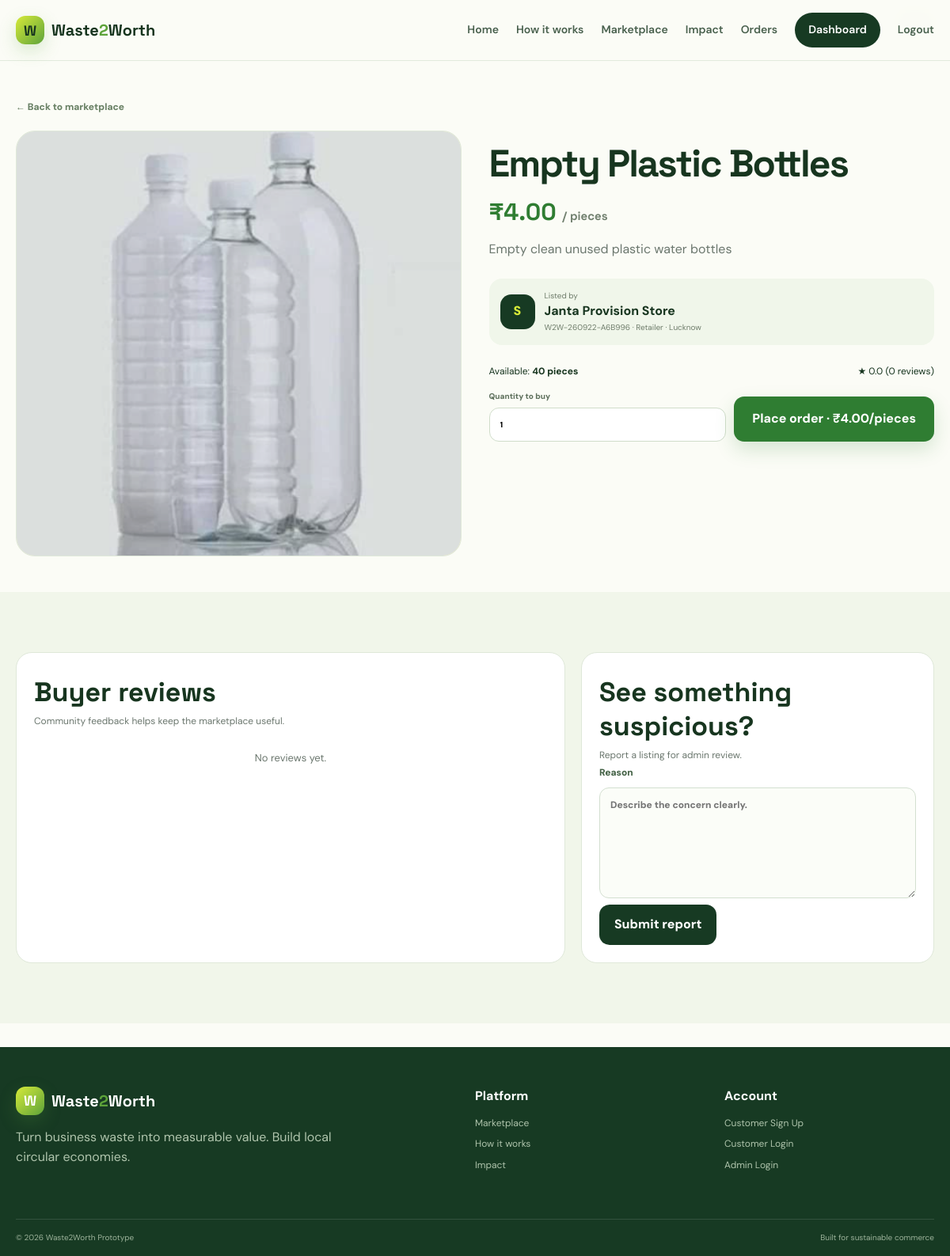
The page /listing/1 (signed in) on the database its author committed.
### tables this page shows
CREATE TABLE listings (
            id INTEGER PRIMARY KEY AUTOINCREMENT,
            store_id INTEGER NOT NULL,
            item_name TEXT NOT NULL,
            category TEXT NOT NULL,
            about_item TEXT NOT NULL,
            quantity REAL NOT NULL CHECK(quantity > 0),
            unit TEXT NOT NULL,
            price REAL NOT NULL CHECK(price >= 0),
            image_filename TEXT,
            status TEXT NOT NULL DEFAULT 'active',
            created_at TEXT NOT NULL,
            updated_at TEXT NOT NULL,
            FOREIGN KEY(store_id) REFERENCES stores(id) ON DELETE CASCADE
        );

CREATE TABLE stores (
            id INTEGER PRIMARY KEY AUTOINCREMENT,
            user_id INTEGER UNIQUE NOT NULL,
            store_id TEXT UNIQUE NOT NULL,
            store_name TEXT NOT NULL,
            store_type TEXT NOT NULL,
            gst_id TEXT NOT NULL,
            license_no TEXT NOT NULL,
            address TEXT NOT NULL,
            city TEXT NOT NULL,
            pincode TEXT NOT NULL,
            owner_name TEXT NOT NULL,
            phone TEXT NOT NULL,
            created_at TEXT NOT NULL,
            FOREIGN KEY(user_id) REFERENCES users(id) ON DELETE CASCADE
        );

### app.py (the view)
@app.get("/listing/<int:listing_id>")
@customer_required
def listing_detail(listing_id: int):
    listing = query_db(
        """
        SELECT l.*, s.store_name, s.store_id AS public_store_id, s.city, s.address, s.store_type,
               u.name owner_name, u.is_blacklisted, COALESCE(AVG(r.rating),0) avg_rating, COUNT(r.id) review_count
        FROM listings l JOIN stores s ON s.id=l.store_id JOIN users u ON u.id=s.user_id
        LEFT JOIN reviews r ON r.listing_id=l.id WHERE l.id=? GROUP BY l.id
        """, (listing_id,), one=True)
    if not listing or listing["status"] != "active" or listing["is_blacklisted"]:
        abort(404)
    reviews = query_db(
        "SELECT r.*, u.name buyer_name FROM reviews r JOIN users u ON u.id=r.buyer_id WHERE r.listing_id=? ORDER BY r.created_at DESC",
        (listing_id,),
    )
    return render_template("listing_detail.html", listing=listing, reviews=reviews)

### app.py (called while the page is built)
def get_db() -> sqlite3.Connection:
    if "db" not in g:
        db = sqlite3.connect(app.config["DATABASE"])
        db.row_factory = sqlite3.Row
        db.execute("PRAGMA foreign_keys = ON")
        g.db = db
    return g.db

def query_db(query: str, args=(), one: bool = False):
    cur = get_db().execute(query, args)
    rows = cur.fetchall()
    cur.close()
    if one:
        return rows[0] if rows else None
    return rows

def current_user():
    if "user_id" not in session:
        return None
    user = query_db("SELECT * FROM users WHERE id = ?", (session["user_id"],), one=True)
    return user

def customer_required(fn):
    @wraps(fn)
    def wrapper(*args, **kwargs):
        user = current_user()
        if not user or user["role"] != "customer":
            flash("Please log in as a customer to continue.", "warning")
            return redirect(url_for("customer_login", next=request.path))
        if user["is_blacklisted"]:
            session.clear()
            flash("This account has been blacklisted. Contact the administrator for review.", "danger")
            return redirect(url_for("customer_login"))
        return fn(*args, **kwargs)
    return wrapper

def money(v: float) -> str:
    return f"₹{v:,.2f}"

@app.template_filter("money")
def money_filter(value):
    try:
        return money(float(value))
    except Exception:
        return "₹0.00"

@app.context_processor
def inject_globals():
    user = current_user()
    store = None
    if user and user["role"] == "customer":
        store = query_db("SELECT * FROM stores WHERE user_id = ?", (user["id"],), one=True)
    return {
        "current_user": user,
        "current_store": store,
        "categories": ["cardboard", "paper", "plastic", "glass", "metal", "textile", "organic", "e-waste", "other"],
        "material_factors": MATERIAL_FACTORS,
    }

### templates/listing_detail.html (shortened to what this page needs)
{% extends 'base.html' %}
{% block content %}
<section class="container detail-section"><a class="back-link" href="{{ url_for('buy') }}">← Back to marketplace</a><div class="detail-grid-main"><div class="detail-media">{% if listing.image_filename %}<img src="{{ url_for('static', filename='uploads/' ~ listing.image_filename) }}" alt="{{ listing.item_name }}">{% else %}<span class="material-emoji huge">{{ {'cardboard':'📦','paper':'📄','plastic':'🧴','glass':'🍾','metal':'🥫','textile':'👕','organic':'🍃','e-waste':'💻','other':'♻️'}.get(listing.category,'♻️') }}</span>{% endif %}</div><div class="detail-content"><span class="pill">{{ listing.category|title }}</span><h1>{{ listing.item_name }}</h1><p class="detail-price">{{ listing.price|money }} <small>/ {{ listing.unit }}</small></p><p class="detail-copy">{{ listing.about_item }}</p><div class="seller-box"><div class="seller-avatar">{{ listing.owner_name[:1]|upper }}</div><div><span>Listed by</span><strong>{{ listing.store_name }}</strong><small>{{ listing.public_store_id }} · {{ listing.store_type }} · {{ listing.city }}</small></div></div><div class="stock-line"><span>Available: <strong>{{ '%g'|format(listing.quantity) }} {{ listing.unit }}</strong></span><span>★ {{ '%.1f'|format(listing.avg_rating) }} ({{ listing.review_count }} reviews)</span></div><form method="post" action="{{ url_for('place_order', listing_id=listing.id) }}" class="buy-form"><label>Quantity to buy<input type="number" name="quantity" min="0.01" max="{{ listing.quantity }}" step="0.01" value="1" required></label><button class="btn btn-primary btn-lg" type="submit">Place order · {{ listing.price|money }}/{{ listing.unit }}</button></form></div></div></section>
<section class="section alt-section"><div class="container two-panel"><div class="panel"><div class="panel-head"><div><h2>Buyer reviews</h2><p>Community feedback helps keep the marketplace useful.</p></div></div>{% for r in reviews %}<div class="review"><div class="review-top"><strong>{{ r.buyer_name }}</strong><span>★ {{ r.rating }}/5</span></div><p>{{ r.comment }}</p><small>{{ r.created_at|datetime_short }}</small></div>{% else %}<div class="empty-inline">No reviews yet.</div>{% endfor %}</div><div class="panel report-panel"><div class="panel-head"><div><h2>See something suspicious?</h2><p>Report a listing for admin review.</p></div></div><form method="post" action="{{ url_for('report_listing', listing_id=listing.id) }}"><label>Reason<textarea name="reason" placeholder="Describe the concern clearly."></textarea></label><button class="btn btn-dark" type="submit">Submit report</button></form></div></div></section>
{% endblock %}

### static/css/style.css (style rules this page uses)
:root { --ink:#17351f;--muted:#6b776e;--paper:#fbfcf6;--card:#fff;--line:#dfe8d9;--leaf:#2f7d32;--leaf2:#5da33a;--lime:#d7ea39;--yellow:#f2df55;--deep:#173a23;--danger:#bd3b2f;--shadow:0 18px 50px rgba(27,64,35,.10);--radius:22px }
* { box-sizing:border-box }
html { scroll-behavior:smooth }
body { margin:0;background:var(--paper);color:var(--ink);font-family:"DM Sans",sans-serif;line-height:1.55 }
a { color:inherit;text-decoration:none }
button,input,select,textarea { font:inherit }
button { cursor:pointer }
img { max-width:100%;display:block }
.container { width:min(1160px,calc(100% - 36px));margin:0 auto }
.hero h1,.page-hero h1,.page-head h1,.auth-side h1,.detail-content h1,.admin-head h1 { font:700 clamp(40px,6vw,70px)/1.03 "Space Grotesk",sans-serif;letter-spacing:-.04em;margin:17px 0 }
.btn { display:inline-flex;align-items:center;justify-content:center;border:1px solid transparent;border-radius:13px;padding:12px 18px;font-weight:800;transition:.2s transform,.2s box-shadow,.2s background }
.btn-primary { background:var(--leaf);color:#fff;box-shadow:0 10px 25px rgba(47,125,50,.18) }
.btn-dark { background:var(--deep);color:#fff }
.btn-lg { padding:15px 22px }
.section { padding:76px 0 }
.section-head,.page-head-row,.panel-head { display:flex;align-items:center;justify-content:space-between;gap:20px }
.section-head h2,.feature-grid h2,.panel-head h2,.impact-hero h2 { font:700 34px "Space Grotesk";margin:6px 0 }
.pill { position:absolute;top:13px;right:13px;background:rgba(255,255,255,.9);border:1px solid rgba(0,0,0,.05);padding:6px 10px;border-radius:999px;font-size:11px;font-weight:800;text-transform:capitalize }
.alt-section { background:#f1f6ea }
.form-grid label,.report-panel label { font-size:12px;font-weight:800;color:#446246 }
.form-grid input,.form-grid select,.form-grid textarea,.search-box,.filterbar select,.report-panel textarea,.review-form input,.review-form select { margin-top:7px;width:100%;border:1px solid #d3dfd0;background:#fbfdf8;border-radius:12px;padding:12px 13px;color:var(--ink);outline:none }
textarea { min-height:110px;resize:vertical }
.panel { background:#fff;border:1px solid var(--line);border-radius:20px;padding:22px }
.panel-head p { margin:4px 0 0;color:var(--muted);font-size:12px }
.detail-section { padding:45px 0 }
.back-link { display:inline-block;color:#688064;font-weight:800;font-size:12px;margin-bottom:20px }
.detail-grid-main { display:grid;grid-template-columns:1fr 1fr;gap:35px;align-items:start }
.detail-media { min-height:480px;border-radius:24px;background:linear-gradient(135deg,#edf7e2,#fff9c6);display:grid;place-items:center;overflow:hidden;border:1px solid var(--line) }
.detail-media img { width:100%;height:100%;object-fit:cover;min-height:480px }
.detail-content h1 { font-size:48px }
.detail-price { font:700 30px "Space Grotesk";color:var(--leaf);margin:15px 0 }
.detail-price small { font-size:15px;color:#71806f }
.detail-copy { color:var(--muted) }
.seller-box { display:flex;gap:12px;align-items:center;background:#f0f6ea;border-radius:16px;padding:14px;margin:24px 0 }
.seller-avatar { width:44px;height:44px;border-radius:14px;background:var(--deep);color:var(--lime);display:grid;place-items:center;font-weight:900 }
.seller-box span,.seller-box small { display:block;font-size:10px;color:#6f7d6b }
.seller-box strong { display:block }
.stock-line { display:flex;justify-content:space-between;font-size:12px;margin-bottom:15px }
.buy-form { display:flex;gap:10px;align-items:end }
.buy-form label { font-size:10px;font-weight:800;color:#5e705c;flex:1 }
.buy-form input { display:block;width:100%;margin-top:6px;padding:13px;border:1px solid #d0ddca;border-radius:12px }
.two-panel { display:grid;grid-template-columns:1.4fr .9fr;gap:20px }
.report-panel textarea { min-height:140px }
.empty-inline { padding:28px;text-align:center;color:var(--muted);font-size:13px }

### rows shown on the page
listings: image_filename (picture), item_name "Empty Plastic Bottles", price "₹4.00", unit "pieces", about_item "Empty clean unused plastic water bottles", quantity "40"
stores: store_name "Janta Provision Store", store_type "Retailer", city "Lucknow"

### other values the page prints
{{ listing.owner_name[:1]|upper }} "S"
{{ listing.public_store_id }} "W2W-260922-A6B996"
{{ '%.1f'|format(listing.avg_rating) }} "0.0"
{{ listing.review_count }} "0"
